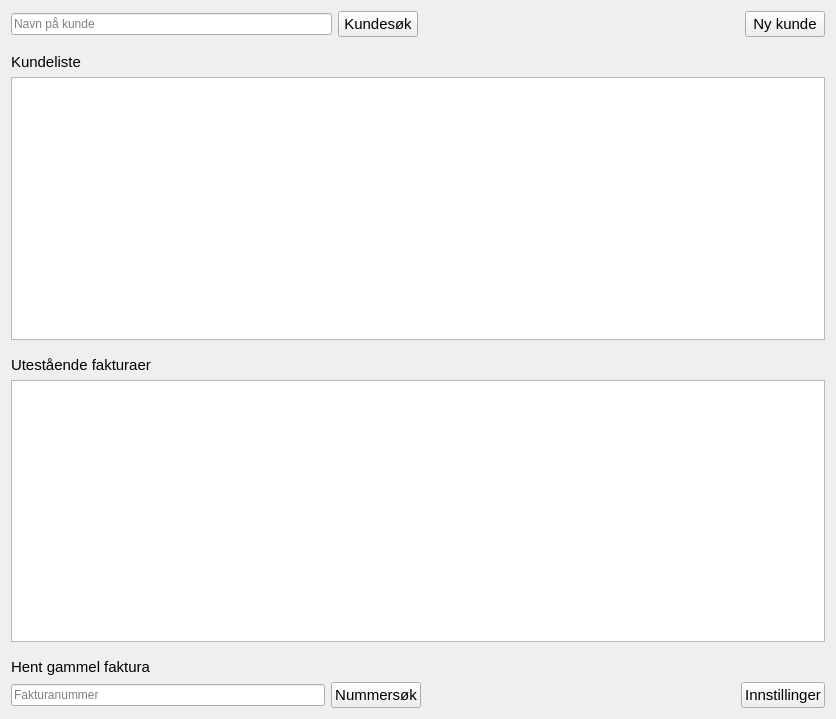
<?xml version="1.0" encoding="UTF-8"?>
<ui version="4.0">
 <class>Form</class>
 <widget class="QWidget" name="Form">
  <property name="geometry">
   <rect>
    <x>0</x>
    <y>0</y>
    <width>836</width>
    <height>719</height>
   </rect>
  </property>
  <property name="windowTitle">
   <string>Form</string>
  </property>
  <layout class="QVBoxLayout" name="verticalLayout">
   <item>
    <layout class="QHBoxLayout" name="horizontalLayout">
     <item>
      <widget class="QLineEdit" name="lineEdit">
       <property name="placeholderText">
        <string>Navn på kunde</string>
       </property>
      </widget>
     </item>
     <item>
      <widget class="QPushButton" name="pushButton">
       <property name="font">
        <font>
         <pointsize>11</pointsize>
        </font>
       </property>
       <property name="text">
        <string>Kundesøk</string>
       </property>
      </widget>
     </item>
     <item>
      <spacer name="horizontalSpacer">
       <property name="orientation">
        <enum>Qt::Horizontal</enum>
       </property>
       <property name="sizeHint" stdset="0">
        <size>
         <width>40</width>
         <height>20</height>
        </size>
       </property>
      </spacer>
     </item>
     <item>
      <widget class="QPushButton" name="pushButton_2">
       <property name="font">
        <font>
         <pointsize>11</pointsize>
        </font>
       </property>
       <property name="text">
        <string>Ny kunde</string>
       </property>
      </widget>
     </item>
    </layout>
   </item>
   <item>
    <spacer name="verticalSpacer_2">
     <property name="orientation">
      <enum>Qt::Vertical</enum>
     </property>
     <property name="sizeType">
      <enum>QSizePolicy::Minimum</enum>
     </property>
     <property name="sizeHint" stdset="0">
      <size>
       <width>20</width>
       <height>10</height>
      </size>
     </property>
    </spacer>
   </item>
   <item>
    <widget class="QLabel" name="label">
     <property name="font">
      <font>
       <pointsize>11</pointsize>
      </font>
     </property>
     <property name="text">
      <string>Kundeliste</string>
     </property>
    </widget>
   </item>
   <item>
    <widget class="QTreeView" name="treeView"/>
   </item>
   <item>
    <spacer name="verticalSpacer">
     <property name="orientation">
      <enum>Qt::Vertical</enum>
     </property>
     <property name="sizeType">
      <enum>QSizePolicy::Minimum</enum>
     </property>
     <property name="sizeHint" stdset="0">
      <size>
       <width>20</width>
       <height>10</height>
      </size>
     </property>
    </spacer>
   </item>
   <item>
    <widget class="QLabel" name="label_2">
     <property name="font">
      <font>
       <pointsize>11</pointsize>
      </font>
     </property>
     <property name="text">
      <string>Utestående fakturaer</string>
     </property>
    </widget>
   </item>
   <item>
    <widget class="QTreeView" name="treeView_2"/>
   </item>
   <item>
    <spacer name="verticalSpacer_3">
     <property name="orientation">
      <enum>Qt::Vertical</enum>
     </property>
     <property name="sizeType">
      <enum>QSizePolicy::Minimum</enum>
     </property>
     <property name="sizeHint" stdset="0">
      <size>
       <width>20</width>
       <height>10</height>
      </size>
     </property>
    </spacer>
   </item>
   <item>
    <widget class="QLabel" name="label_3">
     <property name="font">
      <font>
       <pointsize>11</pointsize>
      </font>
     </property>
     <property name="text">
      <string>Hent gammel faktura</string>
     </property>
    </widget>
   </item>
   <item>
    <layout class="QHBoxLayout" name="horizontalLayout_2">
     <item>
      <widget class="QLineEdit" name="lineEdit_2">
       <property name="placeholderText">
        <string>Fakturanummer</string>
       </property>
      </widget>
     </item>
     <item>
      <widget class="QPushButton" name="pushButton_3">
       <property name="font">
        <font>
         <pointsize>11</pointsize>
        </font>
       </property>
       <property name="text">
        <string>Nummersøk</string>
       </property>
      </widget>
     </item>
     <item>
      <spacer name="horizontalSpacer_2">
       <property name="orientation">
        <enum>Qt::Horizontal</enum>
       </property>
       <property name="sizeHint" stdset="0">
        <size>
         <width>40</width>
         <height>20</height>
        </size>
       </property>
      </spacer>
     </item>
     <item>
      <widget class="QPushButton" name="pushButton_4">
       <property name="font">
        <font>
         <pointsize>11</pointsize>
        </font>
       </property>
       <property name="text">
        <string>Innstillinger</string>
       </property>
      </widget>
     </item>
    </layout>
   </item>
  </layout>
 </widget>
 <resources/>
 <connections/>
</ui>
